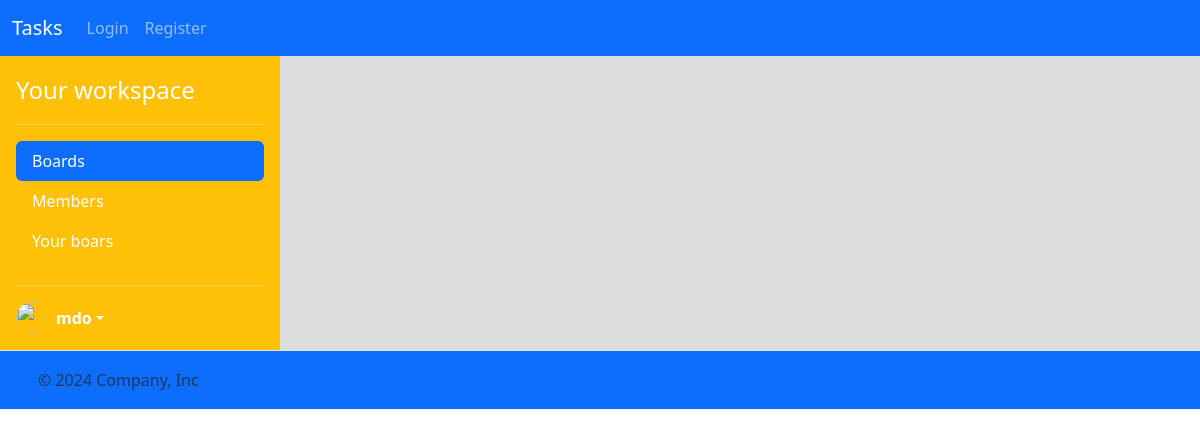
Before: / with the older database file.
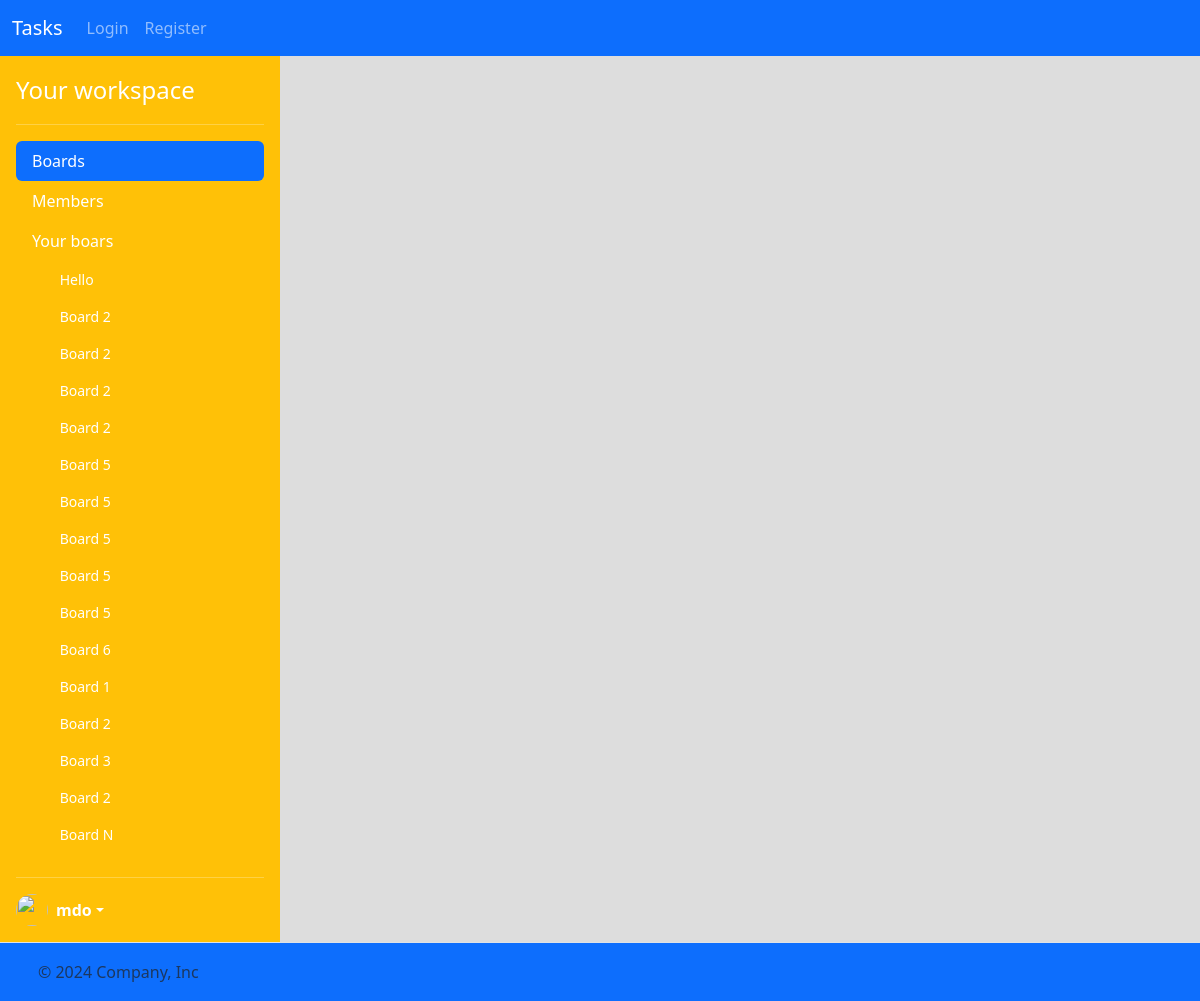
After: the same page with the newer database file.
### task/models.py (models this page shows)
class Board(models.Model):
    name = models.CharField(max_length=256)
    description = models.CharField(max_length=256)
    members = models.ManyToManyField(User, related_name="boards")
    created_at = models.DateTimeField(auto_now_add=True)

### task/views.py (the view)
# urls.py: path("", views.index, name="index"),
def index(request):
    boards = Board.objects.all()
    return render(request, "task/index.html", {"boards": boards})

### task/templates/task/index.html (shortened to what this page needs)
{% extends "task/layout.html" %}

### task/templates/task/layout.html (shortened to what this page needs)
<!DOCTYPE html>
{% load static %}
<html lang="en">
    <head>
        <link href="https://cdn.jsdelivr.net/npm/bootstrap@5.3.3/dist/css/bootstrap.min.css" rel="stylesheet">
        <link href="{% static 'styles.css' %}" rel="stylesheet">
    </head>
    <body>
        <header>
            <nav class="navbar navbar-expand-lg bg-primary"  data-bs-theme="dark">
                <div class="container-fluid">
                  <a class="navbar-brand" href="{% url 'index' %}">Tasks</a>
                  <div class="collapse navbar-collapse" id="navbarSupportedContent">
                    <ul class="navbar-nav me-auto mb-2 mb-lg-0">
                        {% if user.is_authenticated %}
                      <li class="nav-item">
                        <a class="nav-link active" aria-current="page" href="{% url 'index' %}">Home</a>
                      </li>
                      <li class="nav-item">
                        <a class="nav-link" href="{% url 'create_board' %}">Create</a>
                      </li>
                      <li class="nav-item dropdown">
                        <a class="nav-link dropdown-toggle" href="#" role="button" data-bs-toggle="dropdown" aria-expanded="false">
                          {{ user.username }}
                        </a>
                        <ul class="dropdown-menu">
                          <li><a class="dropdown-item" href="{% url 'profile' %}">Profile</a></li>
                          <li><a class="dropdown-item" href="{% url 'logout' %}">Logout</a></li>
                          {% comment %} <li><a class="dropdown-item" href="#">Another action</a></li>
                          <li><hr class="dropdown-divider"></li>
                          <li><a class="dropdown-item" href="#">Something else here</a></li> {% endcomment %}
                        </ul>
                      </li>
                      {% comment %} <li class="nav-item">
                        <a class="nav-link disabled" aria-disabled="true">Disabled</a>
                      </li> {% endcomment %}
                    </ul>
                    <form class="d-flex" role="search">
                      <input class="form-control me-2" type="search" placeholder="Search" aria-label="Search">
                      <button class="btn btn-outline-success" type="submit">Search</button>
                    </form>
                    {% else %}
                      <li class="nav-item">
                        <a class="nav-link" href="{% url 'create_board' %}">Login</a>
                      </li>
                      <li class="nav-item">
                        <a class="nav-link" href="{% url 'create_board' %}">Register</a>
                      </li>
                      {% endif %}
                  </div>
                </div>
              </nav>
        </header>
        <main>
            <div class="d-flex flex-nowrap">
                <div class="d-flex flex-column flex-shrink-0 p-3 text-white bg-warning" style="width: 280px;">
                    <a href="/" class="d-flex align-items-center mb-3 mb-md-0 me-md-auto text-white text-decoration-none">
                      <span class="fs-4">Your workspace</span>
                    </a>
                    <hr>
                    <ul class="nav nav-pills flex-column mb-auto">
                      <li class="nav-item">
                        <a href="#" class="nav-link active" aria-current="page">
                          Boards
                        </a>
                      </li>
                      <li>
                        <a href="#" class="nav-link text-white">
                          Members
                        </a>
                      </li>
                      <li class="mb-1">
                        <button  class="nav-link text-white collapsed" data-bs-toggle="collapse" data-bs-target="#home-collapse" aria-expanded="true">
                            Your boars
                            </button>
                            <div class="collapse show" id="home-collapse">
                            <ul class="btn-toggle-nav list-unstyled fw-normal pb-1 small">
                                {% for board in boards %}
                                <li>
                                    <a href="{% url 'board' board.id %}" class="nav-link text-white">
                                      <svg class="bi me-2" width="16" height="16"><use xlink:href="#speedometer2"></use></svg>
                                      {{ board.name }}
                                    </a>
                                  </li>
                                  {% endfor %}
                            </ul>
                            </div>
                      </li>
                    </ul>
                    <hr>
                    <div class="dropdown">
                      <a href="#" class="d-flex align-items-center text-white text-decoration-none dropdown-toggle" id="dropdownUser1" data-bs-toggle="dropdown" aria-expanded="false">
                        <img src="https://github.com/mdo.png" alt="" width="32" height="32" class="rounded-circle me-2">
                        <strong>mdo</strong>
                      </a>
                    </div>
                </div>
                <div style="width: 100%; background: #DDD;">
                </div>
            </div>
        </main>
        <footer class="d-flex flex-wrap justify-content-between align-items-center py-3 border-top bg-primary">
            <div class="col-md-4 d-flex align-items-center">
              <a href="/" class="mb-3 me-2 mb-md-0 text-body-secondary text-decoration-none lh-1">
                <svg class="bi" width="30" height="24"><use xlink:href="#bootstrap"></use></svg>
              </a>
              <span class="mb-3 mb-md-0 text-body-secondary">© 2024 Company, Inc</span>
            </div>
            <ul class="nav col-md-4 justify-content-end list-unstyled d-flex">
              <li class="ms-3"><a class="text-body-secondary" href="#"><svg class="bi" width="24" height="24"><use xlink:href="#twitter"></use></svg></a></li>
              <li class="ms-3"><a class="text-body-secondary" href="#"><svg class="bi" width="24" height="24"><use xlink:href="#instagram"></use></svg></a></li>
              <li class="ms-3"><a class="text-body-secondary" href="#"><svg class="bi" width="24" height="24"><use xlink:href="#facebook"></use></svg></a></li>
            </ul>
          </footer>
    </body>
</html>

Changed rows visible on the page:
added Board: name "Hello"
added Board: name "Board 2"
added Board: name "Board 2"
added Board: name "Board 2"
added Board: name "Board 2"
added Board: name "Board 5"
added Board: name "Board 5"
added Board: name "Board 5"
added Board: name "Board 5"
added Board: name "Board 5"
added Board: name "Board 6"
added Board: name "Board 1"
added Board: name "Board 2"
added Board: name "Board 3"
added Board: name "Board 2"
added Board: name "Board N"
